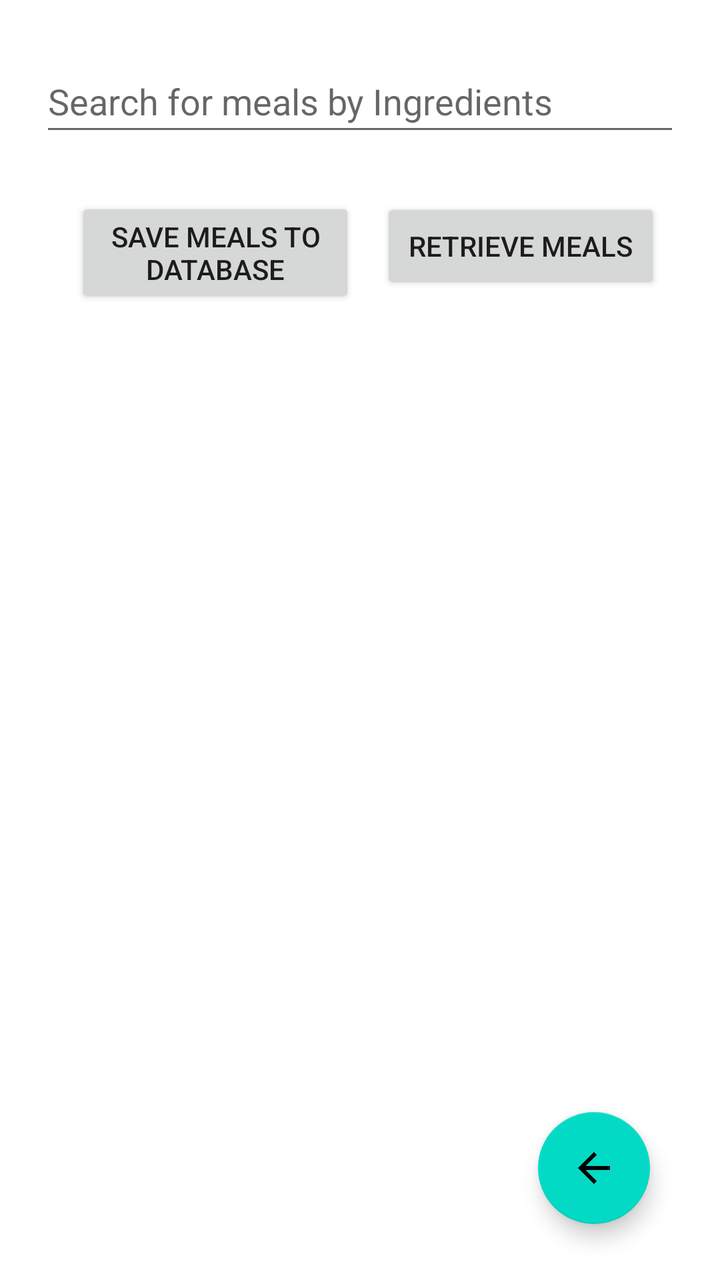
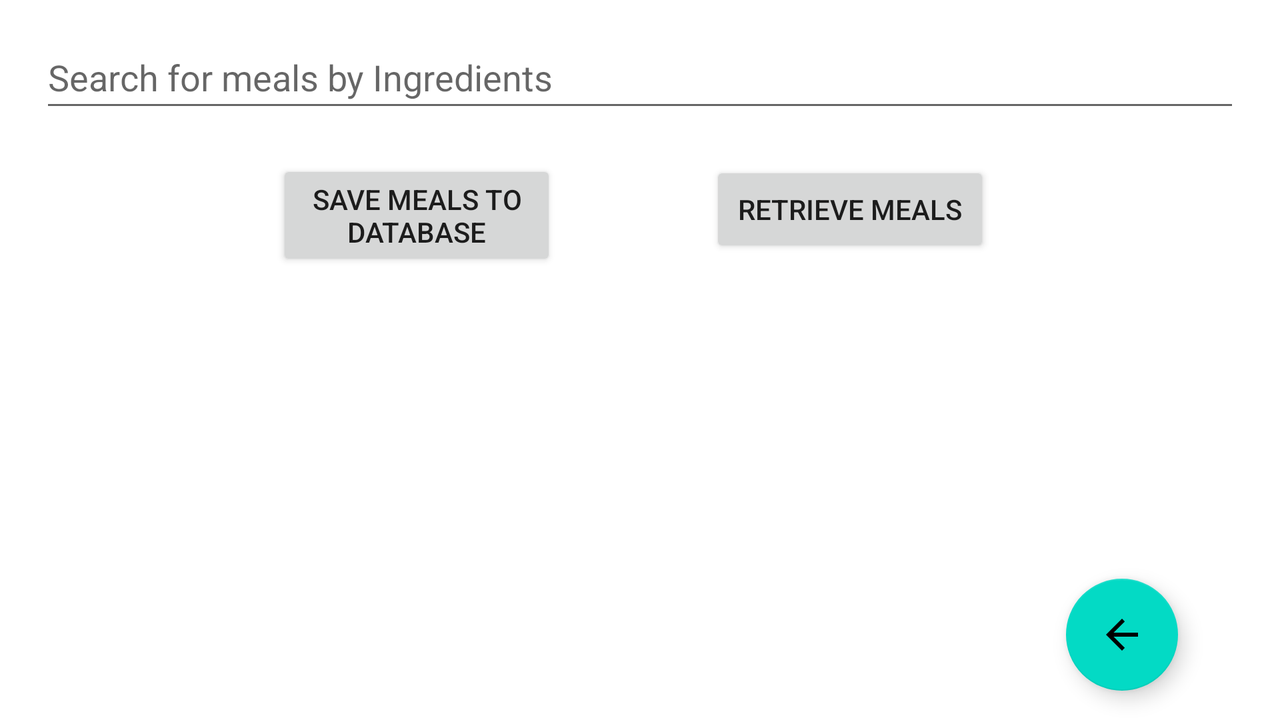

An Android layout and its configuration variant, each rendered on a device that would load it. The default file and the variant file are quoted in full after the pictures.
<!-- AndroidManifest.xml: application theme Theme.Mobile_CW_2 -->
<!-- res/layout/activity_meals_by_ingredients.xml -->
<?xml version="1.0" encoding="utf-8"?>
<androidx.constraintlayout.widget.ConstraintLayout xmlns:android="http://schemas.android.com/apk/res/android"
    xmlns:app="http://schemas.android.com/apk/res-auto"
    xmlns:tools="http://schemas.android.com/tools"
    android:layout_width="match_parent"
    android:layout_height="match_parent"
    android:paddingLeft="20dp"
    android:paddingRight="20dp"
    tools:context=".MealsByIngredients">

    <EditText
        android:id="@+id/ingredientTextBox"
        android:layout_width="match_parent"
        android:layout_height="wrap_content"
        android:ems="10"
        android:minHeight="48dp"
        android:hint="Search for meals by Ingredients"
        app:layout_constraintBottom_toBottomOf="parent"
        app:layout_constraintEnd_toEndOf="parent"
        app:layout_constraintHorizontal_bias="0.497"
        app:layout_constraintStart_toStartOf="parent"
        app:layout_constraintTop_toTopOf="parent"
        app:layout_constraintVertical_bias="0.042"
        tools:ignore="VisualLintTextFieldSize" />

    <Button
        android:id="@+id/saveMealsToDatabase"
        android:layout_width="wrap_content"
        android:layout_height="wrap_content"
        android:width="140dp"
        android:text="Save Meals To Database"
        android:onClick="saveMealsToDatabaseButtonClicked"
        app:layout_constraintBottom_toBottomOf="parent"
        app:layout_constraintEnd_toEndOf="parent"
        app:layout_constraintHorizontal_bias="0.099"
        app:layout_constraintStart_toStartOf="parent"
        app:layout_constraintTop_toBottomOf="@+id/ingredientTextBox"
        app:layout_constraintVertical_bias="0.05" />

    <com.google.android.material.floatingactionbutton.FloatingActionButton
        android:id="@+id/floatingActionButton"
        android:layout_width="wrap_content"
        android:layout_height="wrap_content"
        android:clickable="true"
        android:onClick="backButtonClicked"
        android:contentDescription="@string/back"
        app:layout_constraintBottom_toBottomOf="parent"
        app:layout_constraintEnd_toEndOf="parent"
        app:layout_constraintHorizontal_bias="0.943"
        app:layout_constraintStart_toStartOf="parent"
        app:layout_constraintTop_toTopOf="parent"
        app:layout_constraintVertical_bias="0.952"
        app:srcCompat="?attr/actionModeCloseDrawable" />

    <Button
        android:id="@+id/retrieveMeals"
        android:layout_width="wrap_content"
        android:layout_height="wrap_content"
        android:width="140dp"
        android:onClick="retrieveMealsButtonClicked"
        android:text="Retrieve Meals"
        app:layout_constraintBottom_toBottomOf="parent"
        app:layout_constraintEnd_toEndOf="parent"
        app:layout_constraintHorizontal_bias="0.568"
        app:layout_constraintStart_toEndOf="@+id/saveMealsToDatabase"
        app:layout_constraintTop_toBottomOf="@+id/ingredientTextBox"
        app:layout_constraintVertical_bias="0.05" />

    <ScrollView
        android:layout_width="match_parent"
        android:layout_height="500dp"
        android:layout_marginTop="8dp"
        app:layout_constraintEnd_toEndOf="parent"
        app:layout_constraintHorizontal_bias="0.4"
        app:layout_constraintStart_toStartOf="parent"
        app:layout_constraintTop_toBottomOf="@+id/saveMealsToDatabase">

        <TextView
            android:id="@+id/mealsListTextBox"
            android:layout_width="wrap_content"
            android:layout_height="wrap_content"
            android:text="" />
    </ScrollView>

    <TextView
        android:id="@+id/errorMessage1"
        android:layout_width="wrap_content"
        android:layout_height="wrap_content"
        android:textColor="#FF0303"
        android:textSize="18sp"
        app:layout_constraintBottom_toTopOf="@+id/saveMealsToDatabase"
        app:layout_constraintEnd_toEndOf="parent"
        app:layout_constraintHorizontal_bias="0.0"
        app:layout_constraintStart_toStartOf="parent"
        app:layout_constraintTop_toBottomOf="@+id/ingredientTextBox"
        app:layout_constraintVertical_bias="0.0" />

</androidx.constraintlayout.widget.ConstraintLayout>
<!-- resources referenced by this layout -->
<resources>
  <string name="back">back</string>
  <style name="Theme.Mobile_CW_2" parent="Theme.MaterialComponents.DayNight.DarkActionBar">
          
          <item name="colorPrimary">@color/purple_500</item>
          <item name="colorPrimaryVariant">@color/purple_700</item>
          <item name="colorOnPrimary">@color/white</item>
          
          <item name="colorSecondary">@color/teal_200</item>
          <item name="colorSecondaryVariant">@color/teal_700</item>
          <item name="colorOnSecondary">@color/black</item>
          
          <item name="android:statusBarColor">?attr/colorPrimaryVariant</item>
          
      </style>
</resources>
<!-- res/layout-land/activity_meals_by_ingredients.xml (the author's variant of the layout above) -->
<!-- drawn on the phone turned sideways -->
<?xml version="1.0" encoding="utf-8"?>
<androidx.constraintlayout.widget.ConstraintLayout xmlns:android="http://schemas.android.com/apk/res/android"
    xmlns:app="http://schemas.android.com/apk/res-auto"
    xmlns:tools="http://schemas.android.com/tools"
    android:layout_width="match_parent"
    android:layout_height="match_parent"
    android:paddingLeft="20dp"
    android:paddingRight="20dp"
    tools:context=".MealsByIngredients">

    <EditText
        android:id="@+id/ingredientTextBox"
        android:layout_width="match_parent"
        android:layout_height="wrap_content"
        android:ems="10"
        android:minHeight="48dp"
        android:hint="Search for meals by Ingredients"
        app:layout_constraintBottom_toBottomOf="parent"
        app:layout_constraintEnd_toEndOf="parent"
        app:layout_constraintHorizontal_bias="0.497"
        app:layout_constraintStart_toStartOf="parent"
        app:layout_constraintTop_toTopOf="parent"
        app:layout_constraintVertical_bias="0.042"
        tools:ignore="VisualLintTextFieldSize" />

    <Button
        android:id="@+id/saveMealsToDatabase"
        android:layout_width="wrap_content"
        android:layout_height="wrap_content"
        android:width="140dp"
        android:onClick="saveMealsToDatabaseButtonClicked"
        android:text="Save Meals To Database"
        app:layout_constraintBottom_toBottomOf="parent"
        app:layout_constraintEnd_toEndOf="parent"
        app:layout_constraintHorizontal_bias="0.257"
        app:layout_constraintStart_toStartOf="parent"
        app:layout_constraintTop_toBottomOf="@+id/ingredientTextBox"
        app:layout_constraintVertical_bias="0.078" />

    <com.google.android.material.floatingactionbutton.FloatingActionButton
        android:id="@+id/floatingActionButton"
        android:layout_width="wrap_content"
        android:layout_height="wrap_content"
        android:clickable="true"
        android:onClick="backButtonClicked"
        android:contentDescription="@string/back"
        app:layout_constraintBottom_toBottomOf="parent"
        app:layout_constraintEnd_toEndOf="parent"
        app:layout_constraintHorizontal_bias="0.943"
        app:layout_constraintStart_toStartOf="parent"
        app:layout_constraintTop_toTopOf="parent"
        app:layout_constraintVertical_bias="0.952"
        app:srcCompat="?attr/actionModeCloseDrawable" />

    <Button
        android:id="@+id/retrieveMeals"
        android:layout_width="wrap_content"
        android:layout_height="wrap_content"
        android:width="140dp"
        android:onClick="retrieveMealsButtonClicked"
        android:text="Retrieve Meals"
        app:layout_constraintBottom_toBottomOf="parent"
        app:layout_constraintEnd_toEndOf="parent"
        app:layout_constraintHorizontal_bias="0.38"
        app:layout_constraintStart_toEndOf="@+id/saveMealsToDatabase"
        app:layout_constraintTop_toBottomOf="@+id/ingredientTextBox"
        app:layout_constraintVertical_bias="0.078" />

    <ScrollView
        android:layout_width="match_parent"
        android:layout_height="250dp"
        android:layout_marginTop="8dp"
        android:paddingBottom="65dp"
        app:layout_constraintBottom_toBottomOf="parent"
        app:layout_constraintEnd_toEndOf="parent"
        app:layout_constraintStart_toStartOf="parent"
        app:layout_constraintTop_toBottomOf="@+id/saveMealsToDatabase"
        app:layout_constraintVertical_bias="0.0">

        <TextView
            android:id="@+id/mealsListTextBox"
            android:layout_width="wrap_content"
            android:layout_height="wrap_content"
            android:text="" />
    </ScrollView>
    <TextView
        android:id="@+id/errorMessage1"
        android:layout_width="wrap_content"
        android:layout_height="wrap_content"
        android:textColor="#FF0303"
        android:textSize="14sp"
        app:layout_constraintBottom_toTopOf="@+id/saveMealsToDatabase"
        app:layout_constraintEnd_toEndOf="parent"
        app:layout_constraintHorizontal_bias="0.0"
        app:layout_constraintStart_toStartOf="parent"
        app:layout_constraintTop_toBottomOf="@+id/ingredientTextBox"
        app:layout_constraintVertical_bias="0.0" />

</androidx.constraintlayout.widget.ConstraintLayout>
